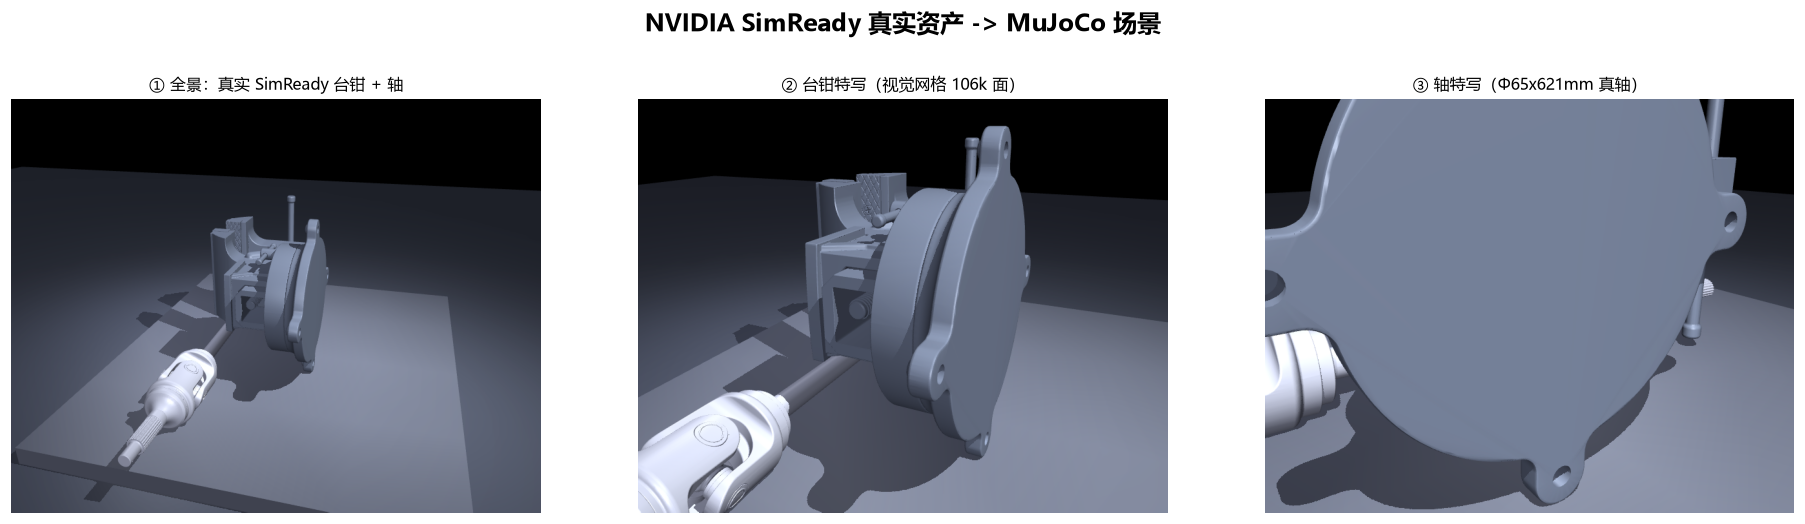

This figure's Python source:
"""scene_simready.py —— 用真实 NVIDIA SimReady 资产搭 MuJoCo 场景。

跟 scene_machining.py 的区别
---------------------------
scene_machining.py 里的台钳、V 形块、工件都是我手搓的 primitive。
这个脚本用真实的 SimReady 资产：
    - equipment_bench_vise_a01  真台钳（35cm，有固定钳口+滑动钳口+丝杠）
    - drivetrain_axle_shaft_d01 真轴（62cm，Φ65mm）

关键工程问题：三角网格不能直接当 MuJoCo 碰撞体
------------------------------------------------
106,162 个三角面做碰撞检测，每步都要遍历，帧率会掉到个位数。
正确做法（这也是 MuJoCo 官方推荐）：
    视觉 geom  -> 用完整 mesh，contype=0 conaffinity=0（只显示不碰撞）
    碰撞 geom  -> 用 convex hull 或者 primitive（box/cylinder），便宜

所以每个资产要拆成"看得见的"和"撞得到的"两套几何。

跑法：
    D:\\robot-env\\Scripts\\python.exe scene_simready.py
"""
import os

import numpy as np
import trimesh
import mujoco

HERE = os.path.dirname(os.path.abspath(__file__))
OBJ_DIR = os.path.join(HERE, "models", "simready", "obj")
SO101_DIR = os.path.join(
    HERE, "models", "_tmp_so101", "lerobot_env_so101-0.4.0",
    "lerobot_env_so101", "assets")


# ============================================================
# 资产加载：读 OBJ，返回 (顶点数组, 面数组, 包围盒)
# ============================================================
def load_obj(path):
    V, F = [], []
    with open(path, "r", encoding="utf-8", errors="ignore") as f:
        for line in f:
            if line.startswith("v "):
                p = line.split()
                V.append((float(p[1]), float(p[2]), float(p[3])))
            elif line.startswith("f "):
                idx = [int(x.split("/")[0]) - 1 for x in line.split()[1:]]
                for k in range(1, len(idx) - 1):
                    F.append((idx[0], idx[k], idx[k + 1]))
    return np.array(V, dtype=np.float64), np.array(F, dtype=np.int32)


def write_obj(path, V, F, name="part"):
    os.makedirs(os.path.dirname(path), exist_ok=True)
    with open(path, "w", encoding="utf-8") as f:
        f.write("# 自动生成：%s\n" % name)
        for v in V:
            f.write("v %.6f %.6f %.6f\n" % (v[0], v[1], v[2]))
        for t in F:
            f.write("f %d %d %d\n" % (t[0] + 1, t[1] + 1, t[2] + 1))


# ============================================================
# 用 trimesh 的凸包减面：106k 面 -> 十几面
# ============================================================
def make_convex_hull_mesh(V, F, name, simplify=32):
    """把三角网格简化成凸包，作为碰撞体。

    为什么要这样做：
        106,162 面的 mesh 当碰撞体，MuJoCo 每步都要做三角-三角检测，
        帧率会掉到个位数。
        凸包把它压到 1362 面（78 倍），而且是凸的，
        碰撞检测算法可以走快路径。

    注意：凸包会"填平"凹槽。台钳的钳口凹槽会被填上，
          所以真实夹持要用单独的 box 碰撞体（下一步做）。
    """
    mesh = trimesh.Trimesh(vertices=V, faces=F, process=False)
    try:
        hull = mesh.convex_hull
        # 可选减面：trimesh 的 fast_simplification 依赖不一定装了，
        # 1362 面本身已经可用，失败就用原凸包。
        if simplify and len(hull.faces) > simplify * 4:
            try:
                hull = hull.simplify_quadric_decimation(simplify)
            except Exception:
                pass
        return np.asarray(hull.vertices), np.asarray(hull.faces)
    except Exception as e:
        print("    凸包失败（%s），改用原网格" % type(e).__name__)
        return V, F


# ============================================================
# 场景构建
# ============================================================
TABLE_TOP_Z = 0.0
TABLE_SIZE = (0.62, 0.52, 0.024)

# 台钳放在工作台左侧
VISE_XY = (0.30, 0.10)
# 轴放在台钳钳口里（沿 x 方向）
SHAFT_XY = (0.30, 0.10)

MESH_DIR = os.path.join(HERE, "models", "simready", "mjcf_meshes")


def build_scene():
    spec = mujoco.MjSpec()
    spec.compiler.inertiafromgeom = mujoco.mjtInertiaFromGeom.mjINERTIAFROMGEOM_AUTO

    # 编译时从 MESH_DIR 找 mesh 文件（属性名是 meshdir，不是 assetdir）
    spec.meshdir = MESH_DIR
    spec.modelfiledir = ""

    spec.visual.global_.offwidth = 1600
    spec.visual.global_.offheight = 1200
    spec.visual.headlight.ambient = [0.24, 0.24, 0.27]
    spec.visual.headlight.diffuse = [0.5, 0.5, 0.53]

    wb = spec.worldbody

    def _mask(g, ct=1, ca=3):
        g.contype = ct
        g.conaffinity = ca

    # ---------- 地面 ----------
    floor = wb.add_geom()
    floor.name = "floor"
    floor.type = mujoco.mjtGeom.mjGEOM_PLANE
    floor.size = [2.0, 2.0, 0.02]
    floor.pos = [0.0, 0.0, TABLE_TOP_Z - TABLE_SIZE[2]]
    floor.rgba = [0.26, 0.28, 0.32, 1.0]
    _mask(floor, 1, 3)

    # ---------- 工作台 ----------
    table = wb.add_geom()
    table.name = "table"
    table.type = mujoco.mjtGeom.mjGEOM_BOX
    table.size = [TABLE_SIZE[0] / 2, TABLE_SIZE[1] / 2, TABLE_SIZE[2] / 2]
    table.pos = [0.30, 0.06, TABLE_TOP_Z - TABLE_SIZE[2] / 2]
    table.rgba = [0.36, 0.38, 0.42, 1.0]
    _mask(table, 1, 3)

    # ---------- 灯光 ----------
    for nm, pos, dir_, dif, shadow in [
        ("key", [0.05, -0.45, 0.85], [0.25, 0.45, -1.0], [1.0, 1.0, 1.0], True),
        ("fill", [0.65, 0.55, 0.60], [-0.4, -0.4, -0.85], [0.5, 0.5, 0.55], False),
    ]:
        L = wb.add_light()
        L.name = nm
        L.pos = pos
        L.dir = dir_
        L.diffuse = dif
        L.castshadow = shadow

    # ---------- 台钳（真实 SimReady 资产）----------
    vise_obj = os.path.join(OBJ_DIR, "equipment_bench_vise_a01.obj")
    Vv, Fv = load_obj(vise_obj)
    lo, hi = Vv.min(axis=0), Vv.max(axis=0)
    size = hi - lo
    # 居中到原点，底面落到 z=0
    Vv = Vv - np.array([(lo[0] + hi[0]) / 2, (lo[1] + hi[1]) / 2, lo[2]])
    Vv_small, Fv_small = make_convex_hull_mesh(Vv, Fv, "vise")

    mv = os.path.join(MESH_DIR, "vise_visual.obj")
    write_obj(mv, Vv, Fv, "台钳-视觉")
    mc = os.path.join(MESH_DIR, "vise_collision.obj")
    write_obj(mc, Vv_small, Fv_small, "台钳-碰撞")

    vise_body = wb.add_body()
    vise_body.name = "vise"
    vise_body.pos = [VISE_XY[0], VISE_XY[1], TABLE_TOP_Z]

    gv = vise_body.add_geom()
    gv.name = "vise_visual"
    gv.type = mujoco.mjtGeom.mjGEOM_MESH
    gv.meshname = "vise_visual"
    gv.rgba = [0.42, 0.46, 0.52, 1.0]
    gv.contype = 0
    gv.conaffinity = 0

    gc = vise_body.add_geom()
    gc.name = "vise_collision"
    gc.type = mujoco.mjtGeom.mjGEOM_MESH
    gc.meshname = "vise_collision"
    gc.rgba = [0.42, 0.46, 0.52, 0.0]
    gc.friction = [1.2, 0.02, 0.002]
    _mask(gc, 1, 3)

    print("  台钳: %.3f x %.3f x %.3f m，碰撞面 %d"
          % (size[0], size[1], size[2], len(Fv_small)))

    # ---------- 轴（真实 SimReady 资产，自由落体）----------
    shaft_obj = os.path.join(OBJ_DIR, "drivetrain_axle_shaft_d01.obj")
    Vs, Fs = load_obj(shaft_obj)
    lo2, hi2 = Vs.min(axis=0), Vs.max(axis=0)
    size2 = hi2 - lo2
    # 轴自身居中
    Vs = Vs - (lo2 + hi2) / 2

    ms = os.path.join(MESH_DIR, "shaft_visual.obj")
    write_obj(ms, Vs, Fs, "轴-视觉")

    shaft_body = wb.add_body()
    shaft_body.name = "shaft"
    # 轴躺在台钳上方
    shaft_body.pos = [SHAFT_XY[0], SHAFT_XY[1], TABLE_TOP_Z + 0.10]
    shaft_body.add_freejoint(name="shaft_free")

    sg = shaft_body.add_geom()
    sg.name = "shaft_geom"
    sg.type = mujoco.mjtGeom.mjGEOM_MESH
    sg.meshname = "shaft_visual"
    sg.mass = 0.25
    sg.rgba = [0.72, 0.74, 0.78, 1.0]
    sg.friction = [1.2, 0.02, 0.002]
    _mask(sg, 1, 3)

    print("  轴  : %.3f x %.3f x %.3f m，%d 面"
          % (size2[0], size2[1], size2[2], len(Fs)))

    # ---------- 注册 mesh 资产 ----------
    for nm in ("vise_visual", "vise_collision", "shaft_visual"):
        a = spec.add_mesh()
        a.name = nm
        a.file = nm + ".obj"

    return spec


def make_scene():
    spec = build_scene()
    model = spec.compile()
    data = mujoco.MjData(model)
    mujoco.mj_forward(model, data)
    return model, data


def render_scene(model, data, path=None):
    """渲染三个视角，肉眼确认资产没问题。"""
    import matplotlib
    matplotlib.use("Agg")
    import matplotlib.pyplot as plt
    from cnfont import setup_cn_font
    setup_cn_font()

    rend = mujoco.Renderer(model, height=640, width=820)
    rend.scene.flags[mujoco.mjtRndFlag.mjRND_SKYBOX] = False
    rend.scene.flags[mujoco.mjtRndFlag.mjRND_HAZE] = False
    rend.scene.flags[mujoco.mjtRndFlag.mjRND_REFLECTION] = False

    def cam(lookat, dist, az, el):
        c = mujoco.MjvCamera()
        mujoco.mjv_defaultCamera(c)
        c.lookat[:] = lookat
        c.distance = dist
        c.azimuth = az
        c.elevation = el
        return c

    vx, vy = VISE_XY
    VIEWS = [
        ("① 全景：真实 SimReady 台钳 + 轴", cam([0.30, 0.08, 0.08], 0.78, 15, -24)),
        ("② 台钳特写（视觉网格 106k 面）", cam([vx, vy, 0.09], 0.42, 25, -20)),
        ("③ 轴特写（Φ65x621mm 真轴）", cam([vx, vy, 0.06], 0.30, 55, -18)),
    ]

    imgs = []
    for title, c in VIEWS:
        rend.update_scene(data, camera=c)
        imgs.append((title, rend.render().copy()))
    rend.close()

    fig, axes = plt.subplots(1, 3, figsize=(16.5, 4.6))
    fig.suptitle("NVIDIA SimReady 真实资产 -> MuJoCo 场景", fontsize=15,
                 fontweight="bold")
    for ax, (title, img) in zip(axes, imgs):
        ax.imshow(img)
        ax.set_title(title, fontsize=10)
        ax.axis("off")
    plt.tight_layout(rect=[0, 0, 1, 0.93])
    out = path or os.path.join(HERE, "scene_simready.png")
    plt.savefig(out, dpi=115, bbox_inches="tight", facecolor="white")
    print("  已保存 %s" % out)
    return out


if __name__ == "__main__":
    print("=" * 74)
    print("用真实 NVIDIA SimReady 资产搭 MuJoCo 场景")
    print("=" * 74)
    print()

    model, data = make_scene()

    print()
    print("模型统计：")
    print("  nq=%d nv=%d nbody=%d ngeom=%d nmesh=%d"
          % (model.nq, model.nv, model.nbody, model.ngeom, model.nmesh))
    for i in range(model.nmesh):
        nm = mujoco.mj_id2name(model, mujoco.mjtObj.mjOBJ_MESH, i)
        print("    mesh[%d] %-18s verts=%-6d faces=%d"
              % (i, nm, model.mesh_vertnum[i], model.mesh_facenum[i]))

    print()
    print("跑 1 秒物理，看轴会不会掉到台钳上：")
    for i in range(500):
        mujoco.mj_step(model, data)
        if i % 100 == 0:
            q = data.qpos[:3]
            print("  t=%.2fs  轴位置 [%.4f, %.4f, %.4f]"
                  % (data.time, q[0], q[1], q[2]))
    q = data.qpos[:3]
    print("  t=%.2fs  轴位置 [%.4f, %.4f, %.4f]  (最终)"
          % (data.time, q[0], q[1], q[2]))
    print()
    print("接触点数: %d" % data.ncon)

    print()
    render_scene(model, data)
    print("OK")
